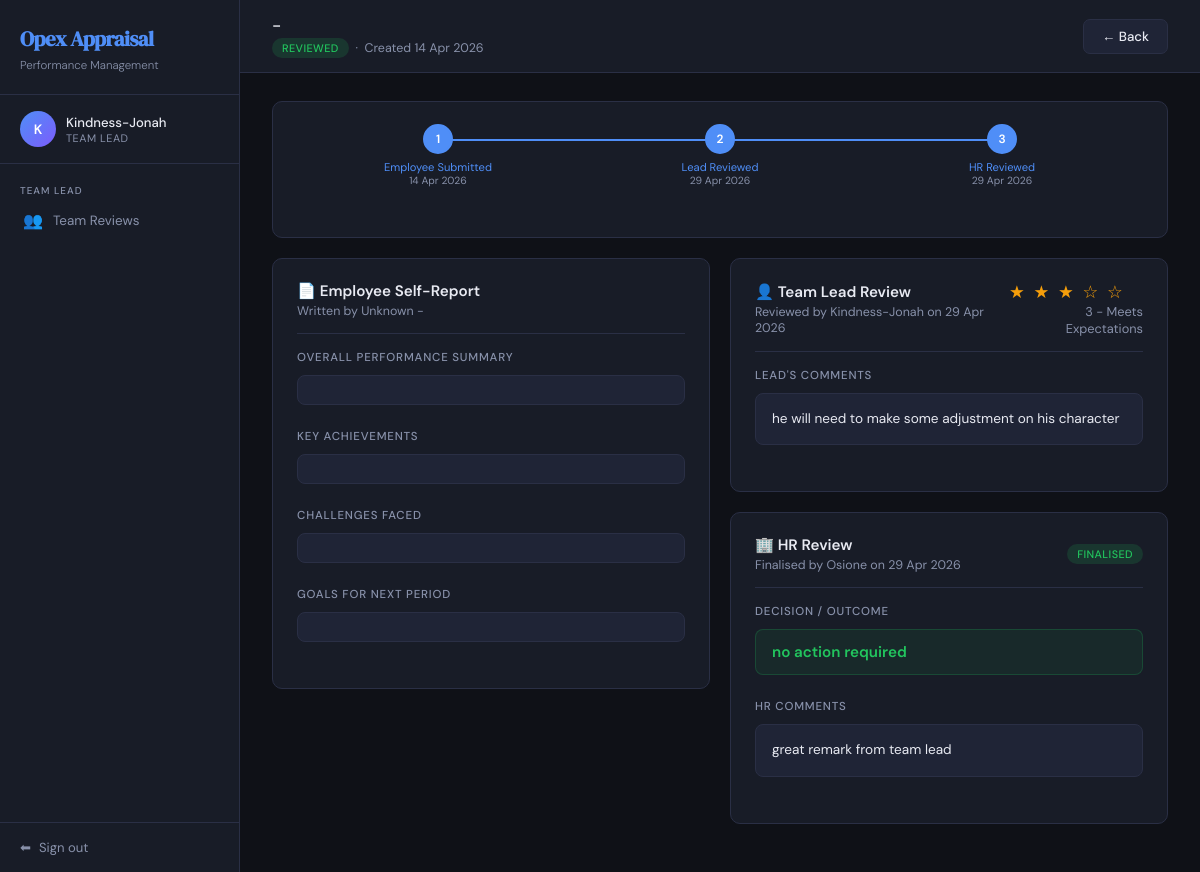
Page /lead/appraisal/2/ (signed in) on the committed database.
### appraisal/models.py (models this page shows, shortened)
class CustomUser(AbstractUser):
    ROLE_EMPLOYEE  = 'employee'
    ROLE_TEAM_LEAD = 'team_lead'
    ROLE_HR        = 'hr'
    ROLE_CHOICES = [
        (ROLE_EMPLOYEE,  'Employee'),
        (ROLE_TEAM_LEAD, 'Team Lead'),
        (ROLE_HR,        'HR'),
    ]
    role       = models.CharField(max_length=20, choices=ROLE_CHOICES, default=ROLE_EMPLOYEE)
    department = models.CharField(max_length=100, blank=True)  # blank=True means optional
    job_title  = models.CharField(max_length=100, blank=True)
    team_lead = models.ForeignKey(
        'self',
        on_delete=models.SET_NULL,
        null=True,
        blank=True,
        related_name='team_members',
        limit_choices_to={'role': ROLE_TEAM_LEAD}  # only show team leads in the dropdown
    )
    @property
    def is_employee(self):
        return self.role == self.ROLE_EMPLOYEE
    @property
    def is_team_lead(self):
        return self.role == self.ROLE_TEAM_LEAD

class Appraisal(models.Model):
    STATUS_DRAFT       = 'draft'        # Employee saved but not yet submitted
    STATUS_PENDING_LEAD = 'pending_lead' # Submitted by employee, waiting for lead
    STATUS_PENDING_HR  = 'pending_hr'   # Lead reviewed, waiting for HR
    STATUS_REVIEWED    = 'reviewed'     # HR has finalised — workflow complete
    STATUS_CHOICES = [
        (STATUS_DRAFT,        'Draft'),
        (STATUS_PENDING_LEAD, 'Awaiting Team Lead Review'),
        (STATUS_PENDING_HR,   'Awaiting HR Review'),
        (STATUS_REVIEWED,     'Reviewed'),
    ]
    SCORE_CHOICES = [
        (5, '5 - Excellent'),
        (4, '4 - Good'),
        (3, '3 - Average'),
        (2, '2 - Below Average'),
        (1, '1 - Poor'),
    ]
    RATING_CHOICES = [
        (5, '5 - Outstanding'),
        (4, '4 - Exceeds Expectations'),
        (3, '3 - Meets Expectations'),
        (2, '2 - Below Expectations'),
        (1, '1 - Needs Improvement'),
    ]
    employee = models.ForeignKey(
        CustomUser,
        on_delete=models.CASCADE,
        related_name='appraisals',
        null=True, blank=True,
        limit_choices_to={'role': CustomUser.ROLE_EMPLOYEE}
    )
    employee_name       = models.CharField(max_length=200, blank=True)
    employee_department = models.CharField(max_length=100, blank=True)
    reviewed_by_lead = models.ForeignKey(
        CustomUser,
        on_delete=models.SET_NULL,
        null=True, blank=True,
        related_name='lead_reviews',
        limit_choices_to={'role': CustomUser.ROLE_TEAM_LEAD}
    )
    reviewed_by_hr = models.ForeignKey(
        CustomUser,
        on_delete=models.SET_NULL,
        null=True, blank=True,
        related_name='hr_reviews',
        limit_choices_to={'role': CustomUser.ROLE_HR}
    )
    period = models.CharField(max_length=100)
    status = models.CharField(
        max_length=20,
        choices=STATUS_CHOICES,
        default=STATUS_PENDING_LEAD
    )
    score_punctuality = models.IntegerField(
        choices=SCORE_CHOICES, null=True, blank=True,
        verbose_name='Punctuality & Attendance'
    )
    score_quality = models.IntegerField(
        choices=SCORE_CHOICES, null=True, blank=True,
        verbose_name='Quality of Work'
    )
    score_teamwork = models.IntegerField(
        choices=SCORE_CHOICES, null=True, blank=True,
        verbose_name='Teamwork & Collaboration'
    )
    score_communication = models.IntegerField(
        choices=SCORE_CHOICES, null=True, blank=True,
        verbose_name='Communication Skills'
    )
    score_deadlines = models.IntegerField(
        choices=SCORE_CHOICES, null=True, blank=True,
        verbose_name='Meeting Deadlines'
    )
    score_problem_solving = models.IntegerField(
        choices=SCORE_CHOICES, null=True, blank=True,
        verbose_name='Problem Solving'
    )
    score_initiative = models.IntegerField(
        choices=SCORE_CHOICES, null=True, blank=True,
        verbose_name='Initiative & Creativity'
    )
    score_professionalism = models.IntegerField(
        choices=SCORE_CHOICES, null=True, blank=True,
        verbose_name='Professionalism'
    )
    score_adherence = models.IntegerField(
        choices=SCORE_CHOICES, null=True, blank=True,
        verbose_name='Adherence to Company Rules'
    )
    additional_comments = models.TextField(blank=True)
    lead_comment = models.TextField(blank=True)
    lead_rating  = models.IntegerField(null=True, blank=True, choices=RATING_CHOICES)
    hr_comment  = models.TextField(blank=True)
    hr_decision = models.CharField(max_length=100, blank=True)
    created_at           = models.DateTimeField(auto_now_add=True)
    updated_at           = models.DateTimeField(auto_now=True)
    submitted_to_lead_at = models.DateTimeField(null=True, blank=True)
    submitted_to_hr_at   = models.DateTimeField(null=True, blank=True)
    reviewed_at          = models.DateTimeField(null=True, blank=True)
    class Meta:
        ordering = ['-created_at']
    @property
    def status_badge_class(self):
        return {
            self.STATUS_DRAFT:        'badge-draft',
            self.STATUS_PENDING_LEAD: 'badge-lead',
            self.STATUS_PENDING_HR:   'badge-hr',
            self.STATUS_REVIEWED:     'badge-reviewed',
        }.get(self.status, 'badge-draft')

### appraisal/views.py (the view)
# urls.py: path('lead/appraisal/<int:pk>/',          views.lead_appraisal_detail, name='lead_appraisal_detail'),
@login_required
def lead_appraisal_detail(request, pk):
    if not request.user.is_team_lead:
        messages.error(request, 'You do not have permission to view this page.')
        return redirect('dashboard')
    appraisal = get_object_or_404(Appraisal, pk=pk)
    return render(request, 'appraisal/appraisal_detail.html', {
        'appraisal': appraisal,
        'viewer': 'lead',
    })

### appraisal/templates/appraisal/appraisal_detail.html (shortened to what this page needs)
{% extends 'appraisal/base.html' %}
{% block content %}
<div class="topbar">
  <div>
    <div class="topbar-title">
       {% if a.reviewed_by_lead %}
          {{ a.reviewed_by_lead.get_full_name|default:a.reviewed_by_lead.username }}
        {% else %}
          -
        {% endif %}
    </div>
    <div class="topbar-subtitle">
      <span class="badge {{ appraisal.status_badge_class }}">{{ appraisal.get_status_display }}</span>
      &nbsp;·&nbsp; Created {{ appraisal.created_at|date:"d M Y" }}
    </div>
  </div>
  {% if viewer == 'lead' %}
    <a href="{% url 'lead_dashboard' %}" class="btn btn-secondary">← Back</a>
  {% elif viewer == 'hr' %}
    <a href="{% url 'hr_dashboard' %}" class="btn btn-secondary">← Back</a>
  {% else %}
    <a href="{% url 'employee_dashboard' %}" class="btn btn-secondary">← Back</a>
  {% endif %}
</div>
<div class="content">
  <div class="card">
    <div class="timeline">
      <div class="timeline-step {% if appraisal.status != 'draft' %}done{% elif appraisal.status == 'draft' %}active{% endif %}">
        <div class="step-dot">1</div>
        <div class="step-label">
          Employee Submitted
          {% if appraisal.submitted_to_lead_at %}
          <div style="font-size:0.65rem;color:var(--muted);">{{ appraisal.submitted_to_lead_at|date:"d M Y" }}</div>
          {% endif %}
        </div>
      </div>
      <div class="timeline-step
        {% if appraisal.status == 'pending_hr' or appraisal.status == 'reviewed' %}done
        {% elif appraisal.status == 'pending_lead' %}active{% endif %}">
        <div class="step-dot">2</div>
        <div class="step-label">
          Lead Reviewed
          {% if appraisal.submitted_to_hr_at %}
          <div style="font-size:0.65rem;color:var(--muted);">{{ appraisal.submitted_to_hr_at|date:"d M Y" }}</div>
          {% endif %}
        </div>
      </div>
      <div class="timeline-step
        {% if appraisal.status == 'reviewed' %}done
        {% elif appraisal.status == 'pending_hr' %}active{% endif %}">
        <div class="step-dot">3</div>
        <div class="step-label">
          HR Reviewed
          {% if appraisal.reviewed_at %}
          <div style="font-size:0.65rem;color:var(--muted);">{{ appraisal.reviewed_at|date:"d M Y" }}</div>
          {% endif %}
        </div>
      </div>
    </div>
  </div>
  <div style="display:grid;grid-template-columns:1fr 1fr;gap:20px;align-items:start;">
    <div>
      <div class="card">
        <div class="card-header">
          <div>
            <div class="card-title">📄 Employee Self-Report</div>
            <div class="card-subtitle">
              Written by
              {% if a.employee %}
                {{ a.employee.get_full_name|default:a.employee.username }}
              {% else %}
                {{ a.employee_name|default:"Unknown" }}
              {% endif %}
              {% if a.reviewed_by_lead %}
                  {{ a.reviewed_by_lead.get_full_name|default:a.reviewed_by_lead.username }}
                {% else %}
                  -
                {% endif %}
            </div>
          </div>
        </div>
        <div class="detail-section">
          <div class="detail-section-title">Overall Performance Summary</div>
          <div class="detail-block">{{ appraisal.self_summary }}</div>
        </div>
        <div class="detail-section">
          <div class="detail-section-title">Key Achievements</div>
          <div class="detail-block">{{ appraisal.achievements }}</div>
        </div>
        <div class="detail-section">
          <div class="detail-section-title">Challenges Faced</div>
          <div class="detail-block">{{ appraisal.challenges }}</div>
        </div>
        <div class="detail-section">
          <div class="detail-section-title">Goals for Next Period</div>
          <div class="detail-block">{{ appraisal.goals_next_period }}</div>
        </div>
      </div>
    </div>
    <div>
      <div class="card">
        <div class="card-header">
          <div>
            <div class="card-title">👤 Team Lead Review</div>
            <div class="card-subtitle">
              {% if appraisal.reviewed_by_lead %}
                Reviewed by {{ appraisal.reviewed_by_lead.get_full_name|default:appraisal.reviewed_by_lead.username }}
                on {{ appraisal.submitted_to_hr_at|date:"d M Y" }}
              {% else %}
                Awaiting team lead review
              {% endif %}
            </div>
          </div>
          {% if appraisal.lead_rating %}
          <div>
            <span class="rating-stars">
              {% for i in "12345" %}
                {% if forloop.counter <= appraisal.lead_rating %}★{% else %}☆{% endif %}
              {% endfor %}
            </span>
            <div class="text-muted text-sm" style="text-align:right;">{{ appraisal.get_lead_rating_display }}</div>
          </div>
          {% endif %}
        </div>
        {% if appraisal.lead_comment %}
          <div class="detail-section">
            <div class="detail-section-title">Lead's Comments</div>
            <div class="detail-block">{{ appraisal.lead_comment }}</div>
          </div>
        {% else %}
          <div class="empty-state" style="padding:24px 0;">
            <div class="empty-icon" style="font-size:1.5rem;">⏳</div>
            <p>Team lead has not yet submitted their review.</p>
          </div>
        {% endif %}
      </div>
      {% if viewer == 'hr' or viewer == 'lead' or appraisal.status == 'reviewed' %}
      <div class="card">
        <div class="card-header">
          <div>
            <div class="card-title">🏢 HR Review</div>
            <div class="card-subtitle">
              {% if appraisal.reviewed_by_hr %}
                Finalised by {{ appraisal.reviewed_by_hr.get_full_name|default:appraisal.reviewed_by_hr.username }}
                on {{ appraisal.reviewed_at|date:"d M Y" }}
              {% else %}
                Awaiting HR review
              {% endif %}
            </div>
          </div>
          {% if appraisal.status == 'reviewed' %}
          <span class="badge badge-reviewed">Finalised</span>
          {% endif %}
        </div>
        {% if appraisal.hr_comment or appraisal.hr_decision %}
          {% if appraisal.hr_decision %}
          <div class="detail-section">
            <div class="detail-section-title">Decision / Outcome</div>
            <div style="font-size:0.95rem;font-weight:600;color:var(--success);
                        background:rgba(34,197,94,0.08);border:1px solid rgba(34,197,94,0.2);
                        border-radius:8px;padding:12px 16px;">
              {{ appraisal.hr_decision }}
            </div>
          </div>
          {% endif %}
          {% if appraisal.hr_comment %}
          <div class="detail-section">
            <div class="detail-section-title">HR Comments</div>
            <div class="detail-block">{{ appraisal.hr_comment }}</div>
          </div>
          {% endif %}
        {% else %}
          <div class="empty-state" style="padding:24px 0;">
            <div class="empty-icon" style="font-size:1.5rem;">⏳</div>
            <p>HR has not yet submitted their review.</p>
          </div>
        {% endif %}
      </div>
      {% endif %}
    </div>
  </div>
</div>
{% endblock %}

### appraisal/templates/appraisal/base.html (shortened to what this page needs)
<!DOCTYPE html>
<html lang="en">
<head>
</head>
<body>
{% if user.is_authenticated %}
<aside class="sidebar">
  <div class="sidebar-brand">
    <h1> Opex Appraisal</h1>
    <span>Performance Management</span>
  </div>
  <div class="sidebar-user">
    <div class="avatar">{{ user.first_name.0|upper }}{{ user.last_name.0|upper }}{% if not user.first_name %}{{ user.username.0|upper }}{% endif %}</div>
    <div class="sidebar-user-info">
      <div class="sidebar-user-name">{{ user.get_full_name|default:user.username }}</div>
      <div class="sidebar-user-role">{{ user.get_role_display }}</div>
    </div>
  </div>
  <nav class="sidebar-nav">
    {% if user.is_employee %}
    <div class="nav-section-label">Employee</div>
    <a href="{% url 'employee_dashboard' %}" class="nav-link {% block nav_home %}{% endblock %}">
      <span class="icon">🏠</span> My Dashboard
    </a>
    <a href="{% url 'appraisal_create' %}" class="nav-link {% block nav_new %}{% endblock %}">
      <span class="icon">✏️</span> New Appraisal
    </a>
    {% elif user.is_team_lead %}
    <div class="nav-section-label">Team Lead</div>
    <a href="{% url 'lead_dashboard' %}" class="nav-link {% block nav_lead %}{% endblock %}">
      <span class="icon">👥</span> Team Reviews
    </a>
    {% elif user.is_hr %}
    <div class="nav-section-label">HR</div>
    <a href="{% url 'hr_dashboard' %}" class="nav-link {% block nav_hr %}{% endblock %}">
      <span class="icon">📋</span> All Appraisals
    </a>
    {% endif %}
  </nav>
  <div class="sidebar-footer">
    <a href="{% url 'logout' %}"><span>⬅</span> Sign out</a>
  </div>
</aside>
{% endif %}
<main class="main">
  {% block content %}{% endblock %}
</main>
</body>
</html>

### rows in the picture
CustomUser: username.0 "K", get_full_name "Kindness-Jonah", role "TEAM LEAD"
Appraisal: status "REVIEWED", created_at "14 Apr 2026", submitted_to_lead_at "14 Apr 2026", submitted_to_hr_at "29 Apr 2026", reviewed_at "29 Apr 2026", reviewed_by_lead.get_full_name "Kindness-Jonah", lead_rating "3 - Meets Expectations", lead_comment "he will need to make some adjustment on his character", reviewed_by_hr.get_full_name "Osione", hr_decision "no action required", hr_comment "great remark from team lead"

### other values in the picture
{{ a.employee_name|default:"Unknown" }} "Unknown"
